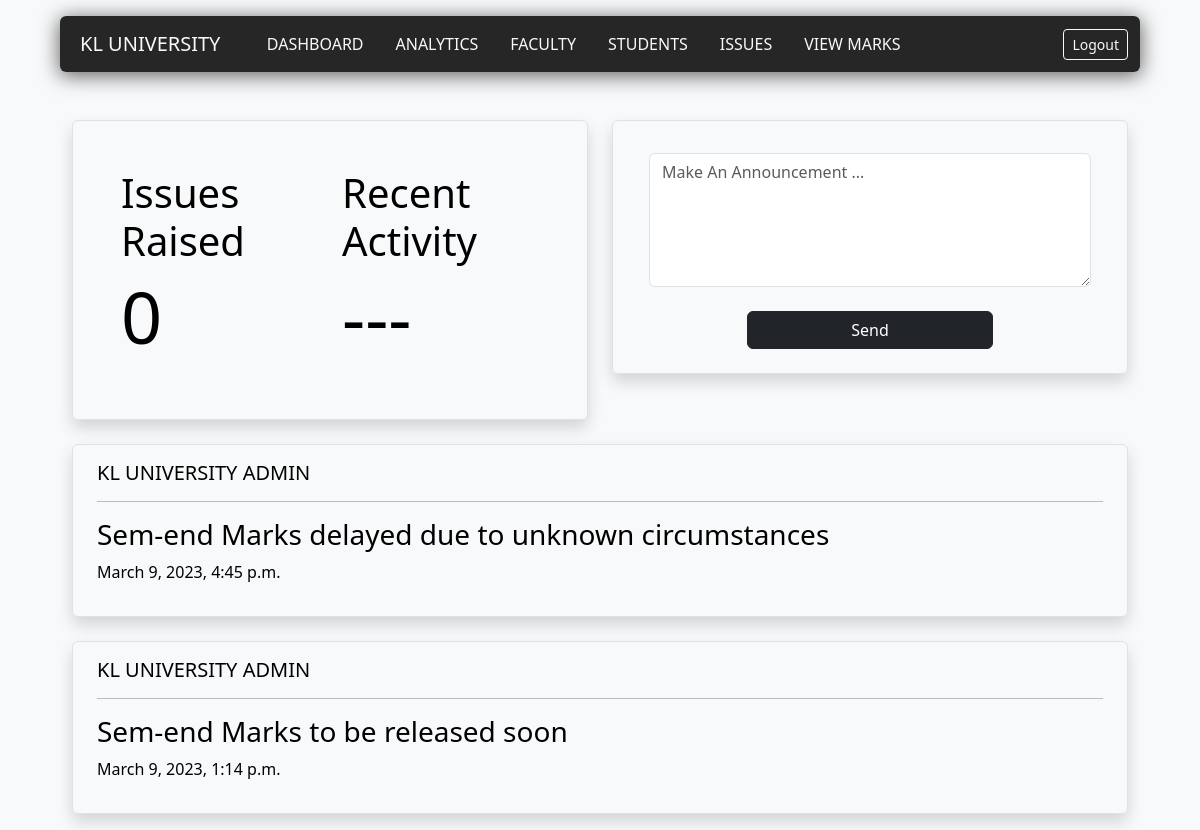
Screenshot of /dashboard (signed in) with the database file from the repository.
### dashboard/models.py (models this page shows)
class Announcement (models.Model):
    admin_username = models.fields.CharField(max_length=50)
    note = models.fields.TextField(max_length=1000)
    time = models.DateTimeField(auto_now_add=True)

### dashboard/views.py (the view)
# urls.py: path('dashboard',dashboardviews.dashboard,name="dash"),
def dashboard(request):
    if request.session.has_key('user'):
        if request.session['user'] == 'admin':
            return admin_dashboard(request)
        elif request.session['user'] == 'student':
            return student_dashboard(request)
        elif request.session['user'] == 'faculty':
            return faculty_dashboard(request)
    else:
        return redirect('/login')

### dashboard/templates/dashboard/admin_dash.html (shortened to what this page needs)
{%extends "dash_base.html"%}
{%block content%}
<div class=" navbox container rounded mt-3">
<nav class="navbar navbar-expand-lg row">
  <div class="container-fluid">
    <a class="navbar-brand text-light col text-uppercase display-5 p-2" href="">{{uni_name}}</a>
    <div class="collapse navbar-collapse" id="navbarNavDropdown">
      <ul class="navbar-nav col">
        <li class="nav-item px-2">
          <a class="nav-link text-light text-uppercase"  href="/dashboard">Dashboard</a>
        </li>
        <li class="nav-item px-2">
          <a class="nav-link text-light text-uppercase" href="">Analytics</a>
        </li>
        <li class="nav-item px-2">
          <a class="nav-link text-light text-uppercase" href="{% url 'faculty' %}">Faculty</a>
        </li>
        <li class="nav-item px-2">
          <a class="nav-link text-light text-uppercase" href="{% url 'students' %}">Students</a>
        </li>
        <li class="nav-item px-2">
          <a class="nav-link text-light text-uppercase" href="">Issues</a>
        </li>
        <li class="nav-item px-2">
          <a class="nav-link text-light text-uppercase" href="">View Marks</a>
        </li>
      </ul>
      <a class="btn btn-outline-light btn-sm " href="{%url 'logout'%}">
        Logout
      </a>
    </div>
  </div>
</nav>
</div>
<form action = "" method = "POST">
<div class="container mt-5">
  <div class="row ">
    <div class="col">
     <div class="p-5 border rounded shadow">
      <div class=" row ">
        <h1 class="col display-6">Issues Raised</h1>
        <h1 class="col display-6">Recent Activity</h1>
      </div>
      <div class="row mb-1">
        <h1 class=" col display-2">0</h1>
        <h1 class=" col display-2">---</h1>
      </div>
     </div>
    </div>
    <div class="col">
      <div class="px-5 border rounded shadow ">
        <div class="row mt-4 ">
          <textarea class="form-control mt-2 " id="textArea" rows="5" placeholder="Make An Announcement ..." name = "note"></textarea>
        </div>
        <div class="mt-2 mb-2 col-8 offset-2 d-grid text-center">
            <button class="btn btn btn-dark m-3" type="submit">Send</button>
        </div>
      </div>
    </div>
  </div>
</div>
</form>
{% if announcementList %}
{%for announcement in announcementList%}
<div class="container mt-4 mb-3">
  <div class="border rounded shadow px-4 py-3">
    <h5 class="text-left  text-uppercase"> {{uni_name}} Admin</h5>
    <hr />
    <h3>{{announcement.note}}</h3>
    <p class="fw-light">{{announcement.time}}</p>
  </div>
</div>
{%endfor%}
{% else %}
<div class="container mt-4 mb-3">
  <div class="border rounded shadow px-4 py-3">
    <h5 class="text-center fw-light  text-uppercase"> No Recent Announcements</h5>
  </div>
</div>
{%endif%}
{%endblock%}

### static/css/dashboard.css (style rules this page uses)
.container { width: 90%; }
.navbox { background-color: #000000d8; box-shadow: 0px 3px 20px 1px rgba(0, 0, 0, 0.604); }

### rows the page displays
Announcement: uni_name "KL UNIVERSITY", note "Sem-end Marks delayed due to unknown circumstances", time "March 9, 2023, 4:45 p.m."
Announcement: uni_name "KL UNIVERSITY", note "Sem-end Marks to be released soon", time "March 9, 2023, 1:14 p.m."

### other values shown
{{ uni_name }} "KL UNIVERSITY"
